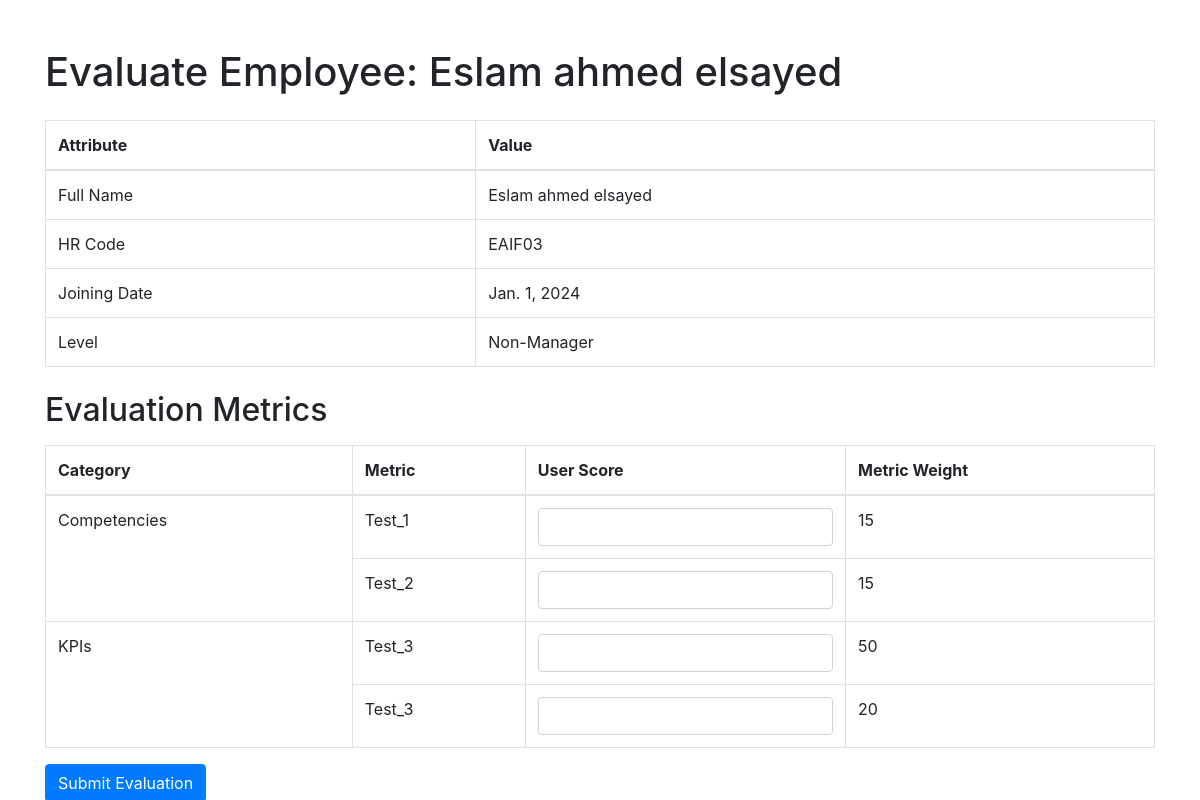
/evaluate/3/, run on the app's committed database.
### pms/models.py (models this page shows, shortened)
class Employee(models.Model):
    full_name = models.CharField(max_length=500)
    hr_code = models.CharField(max_length=50)
    joining_date = models.DateField()
    level = models.ForeignKey(Level, on_delete=models.CASCADE)

class Level(models.Model):
    name  = models.CharField(max_length=50)

class Category(models.Model):
    name = models.CharField(max_length=100)
    weight = models.PositiveSmallIntegerField()
    template = models.ManyToManyField(Template)

class Metric(models.Model):
    name = models.CharField(max_length=100)
    metric_weight = models.PositiveSmallIntegerField()
    category = models.ForeignKey(Category, on_delete=models.CASCADE)

### pms/views.py (the view)
# urls.py: path('evaluate/<int:employee_id>/', evaluate_employee, name='evaluate_employee'),
def evaluate_employee(request, employee_id):
    employee = get_object_or_404(Employee, id=employee_id)
    employee_level = employee.level.name
    print(employee_level)
    non_manager_level = Level.objects.filter(name='Non-Manager').first()
    if not non_manager_level and employee_level != 'Non-Manager':
        return render(request, 'pms/error.html', {'message': 'Non-Manager level not found.'})
    templates = Template.objects.filter(name='Non-Manager', evaluation__level=non_manager_level).prefetch_related('category_set__metric_set')
    context = {
        'employee': employee,
        'templates': templates,
    }
    return render(request, 'pms/evaluate_employee.html', context)

### templates/pms/evaluate_employee.html (shortened to what this page needs)
<!DOCTYPE html>
<html lang="en">
<head>
    <link rel="stylesheet" href="https://stackpath.bootstrapcdn.com/bootstrap/4.5.2/css/bootstrap.min.css">
</head>
<body>
    <div class="container mt-5">
        <h1 class="mb-4">Evaluate Employee: {{ employee.full_name }}</h1>
        <table class="table table-bordered mb-4">
            <thead>
                <tr>
                    <th>Attribute</th>
                    <th>Value</th>
                </tr>
            </thead>
            <tbody>
                <tr>
                    <td>Full Name</td>
                    <td>{{ employee.full_name }}</td>
                </tr>
                <tr>
                    <td>HR Code</td>
                    <td>{{ employee.hr_code }}</td>
                </tr>
                <tr>
                    <td>Joining Date</td>
                    <td>{{ employee.joining_date }}</td>
                </tr>
                <tr>
                    <td>Level</td>
                    <td>{{ employee.level.name }}</td>
                </tr>
            </tbody>
        </table>
        <h2 class="mb-3">Evaluation Metrics</h2>
        {% if employee.level.name == 'Non-Manager' %}
        <form method="POST" action="{% url 'submit_evaluation' employee.id %}">
            <table class="table table-bordered">
                <thead>
                    <tr>
                        <th>Category</th>
                        <th>Metric</th>
                        <th>User Score</th>
                        <th>Metric Weight</th>
                    </tr>
                </thead>
                <tbody>
                    {% for template in templates %}
                        {% for category in template.category_set.all %}
                            <tr>
                                <td rowspan="{{ category.metric_set.count }}">{{ category.name }}</td>
                                {% for metric in category.metric_set.all %}
                                    {% if forloop.first %}
                                        <td>{{ metric.name }}</td>
                                        <td>
                                            <input type="number" name="metric_{{ metric.id }}" class="form-control" min="0" max="100" required>
                                        </td>
                                        <td>{{ metric.metric_weight }}</td>
                                    {% else %}
                                        </tr>
                                        <tr>
                                            <td>{{ metric.name }}</td>
                                            <td>
                                                <input type="number" name="metric_{{ metric.id }}" class="form-control" min="0" max="100" required>
                                            </td>
                                            <td>{{ metric.metric_weight }}</td>
                                        </tr>
                                    {% endif %}
                                {% endfor %}
                        {% endfor %}
                    {% endfor %}
                </tbody>
            </table>
            <button type="submit" class="btn btn-primary">Submit Evaluation</button>
        </form>
        {% else %}
        <p>Evaluations only for Non-Manager level</p>
        {% endif %}
    </div>
</body>
</html>

### data on the page
Employee: full_name "Eslam ahmed elsayed", hr_code "EAIF03", joining_date "Jan. 1, 2024", level.name "Non-Manager"
Category: name "Competencies"
Metric: name "Test_1", metric_weight "15"
Metric: name "Test_2", metric_weight "15"
Category: name "KPIs"
Metric: name "Test_3", metric_weight "50"
Metric: name "Test_3", metric_weight "20"
